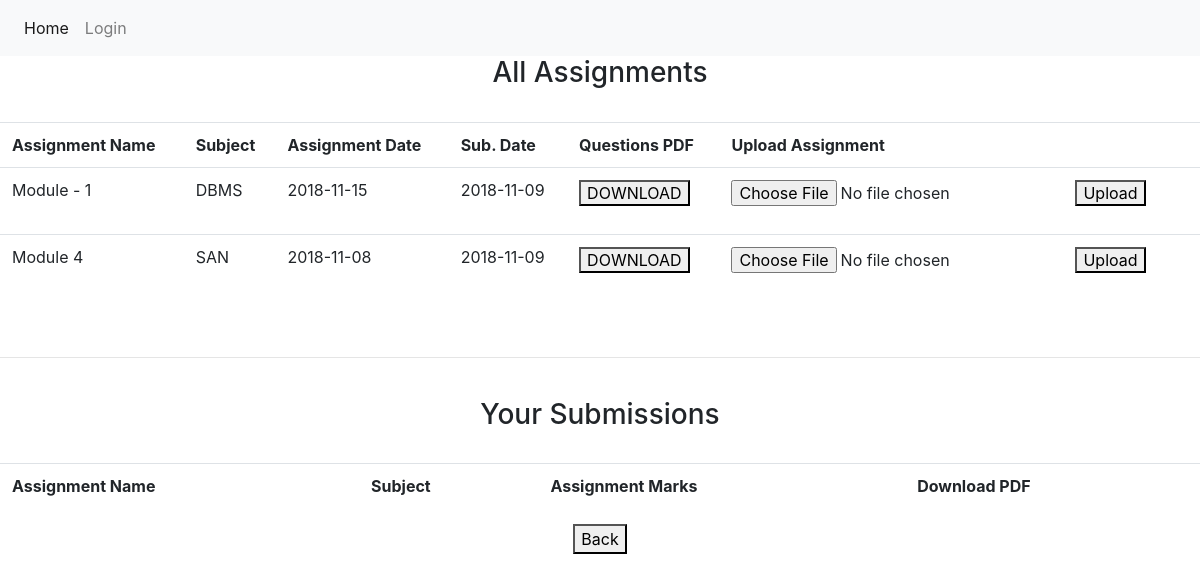
Page /ASSG/view.php (signed in) on the committed database.
### tables this page shows
CREATE TABLE `Assignments` (
  `Time` timestamp NOT NULL DEFAULT CURRENT_TIMESTAMP,
  `ASSG_Name` varchar(20) NOT NULL,
  `Subject` varchar(10) NOT NULL,
  `Date` date NOT NULL,
  `SDate` date NOT NULL,
  `PDF` longblob NOT NULL
);

### ASSG/view.php (the view, shortened to what this page needs)
<html>
<head><title>View Assignments</title>
  <link rel="stylesheet" href="css/bs.css">
</head>
<nav class="navbar navbar-expand-lg navbar-light bg-light">
  <div class="collapse navbar-collapse" id="navbarNav">
<ul class="navbar-nav">
  <li class="nav-item active">
    <a class="nav-link" href="index.php">Home<span class="sr-only">(current)</span></a>
  </li>
  <li class="nav-item">
    <a class="nav-link" href="login.php">Login</a>
  </li>
</ul>
</div>
</nav>
<body><center><h3>All Assignments</h3><br>
<?php
include "config.php";
if(isset($_SESSION['usn'])){
$event="SELECT * FROM Assignments";
$result = mysqli_query($sccon,$event);
echo "<table class='table'> <tr><th>Assignment Name</th> <th>Subject</th> <th>Assignment Date</th> <th>Sub. Date</th> <th>Questions PDF</th><th>Upload Assignment</th></tr>";
while($row = mysqli_fetch_array($result)) {
    echo "<tr>";
    echo "<td>".$row['ASSG_Name']."</td>";
    $t=$row['Time'];
    echo "<td>".$row['Subject']."</td>";
    echo "<td>".$row['Date']."</td>";
    echo "<td>".$row['SDate']."</td>";
    echo "<td><a href='pdf.php?q=".$t."'><button>DOWNLOAD</button></td>";
    echo "<td>
    <form action='ups.php' method='POST' enctype='multipart/form-data'><input type='file' name='memup' required><input type='hidden' name='subject' value='".$row['Subject']."'><input type='hidden' name='assgcode' value='".$t."'><button type='submit'>Upload</button></form>
    </td>";
    echo "</tr>";
}
echo "</table><br><hr><br><h3>Your Submissions</h3><br>";
echo "<table class='table'> <tr><th>Assignment Name</th> <th>Subject</th> <th>Assignment Marks</th> <th>Download PDF</th></tr>";
echo "</table>";
}
else {
  header("Location:memlogin.php");
}
?>
<a href='index.php'><button>Back</button></a></center>
</body>
</html>

### rows in the picture
assignments: ASSG_Name "Module - 1", Subject "DBMS", Date "2018-11-15", SDate "2018-11-09"
assignments: ASSG_Name "Module 4", Subject "SAN", Date "2018-11-08", SDate "2018-11-09"
